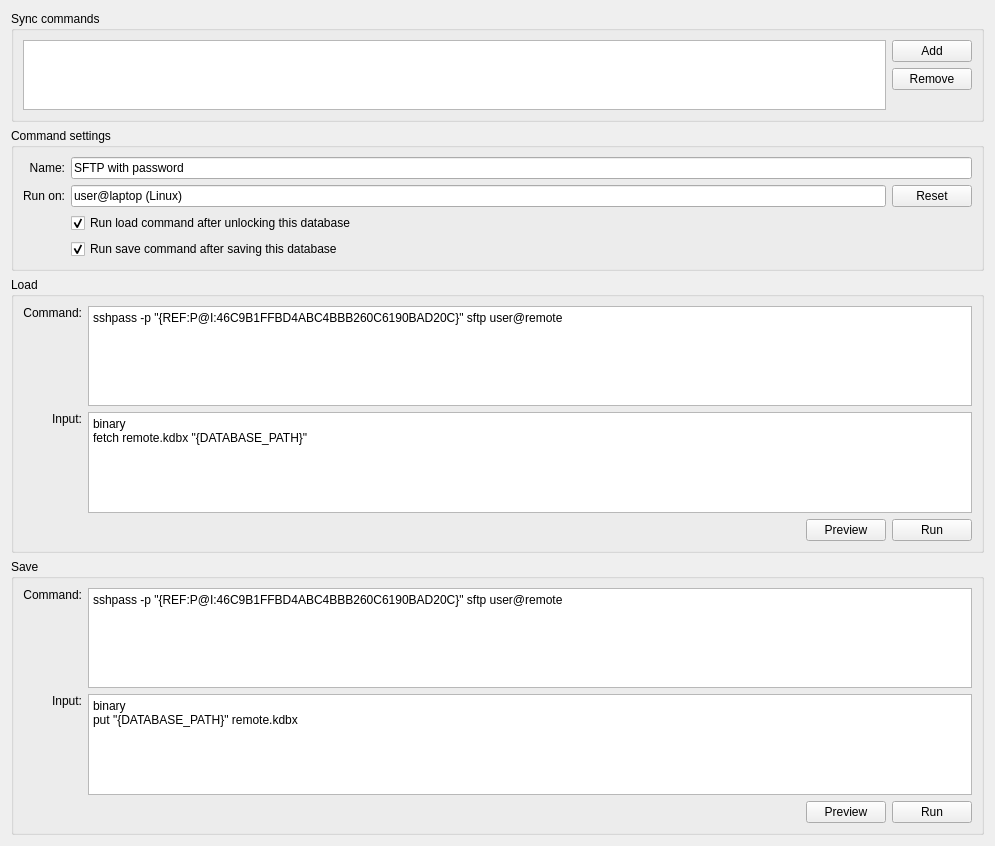
<?xml version="1.0" encoding="UTF-8"?>
<ui version="4.0">
 <class>Form</class>
 <widget class="QWidget" name="Form">
  <property name="geometry">
   <rect>
    <x>0</x>
    <y>0</y>
    <width>995</width>
    <height>846</height>
   </rect>
  </property>
  <property name="windowTitle">
   <string>Form</string>
  </property>
  <layout class="QVBoxLayout" name="verticalLayout">
   <item>
    <widget class="QGroupBox" name="groupBox_2">
     <property name="title">
      <string>Sync commands</string>
     </property>
     <layout class="QVBoxLayout" name="verticalLayout_2">
      <item>
       <layout class="QHBoxLayout" name="horizontalLayout_3">
        <item>
         <widget class="QListView" name="listView_2"/>
        </item>
        <item>
         <layout class="QVBoxLayout" name="verticalLayout_4">
          <item>
           <widget class="QPushButton" name="pushButton_5">
            <property name="text">
             <string>Add</string>
            </property>
           </widget>
          </item>
          <item>
           <widget class="QPushButton" name="pushButton_6">
            <property name="text">
             <string>Remove</string>
            </property>
           </widget>
          </item>
          <item>
           <spacer name="verticalSpacer_2">
            <property name="orientation">
             <enum>Qt::Vertical</enum>
            </property>
            <property name="sizeHint" stdset="0">
             <size>
              <width>20</width>
              <height>40</height>
             </size>
            </property>
           </spacer>
          </item>
         </layout>
        </item>
       </layout>
      </item>
     </layout>
    </widget>
   </item>
   <item>
    <widget class="QGroupBox" name="groupBox_4">
     <property name="title">
      <string>Command settings</string>
     </property>
     <layout class="QGridLayout" name="gridLayout_3">
      <item row="1" column="1">
       <widget class="QLineEdit" name="lineEdit_2">
        <property name="text">
         <string>user@laptop (Linux)</string>
        </property>
       </widget>
      </item>
      <item row="1" column="2">
       <widget class="QPushButton" name="pushButton_7">
        <property name="text">
         <string>Reset</string>
        </property>
       </widget>
      </item>
      <item row="0" column="1" colspan="2">
       <widget class="QLineEdit" name="lineEdit">
        <property name="text">
         <string>SFTP with password</string>
        </property>
       </widget>
      </item>
      <item row="0" column="0">
       <widget class="QLabel" name="label">
        <property name="text">
         <string>Name:</string>
        </property>
        <property name="alignment">
         <set>Qt::AlignRight|Qt::AlignTrailing|Qt::AlignVCenter</set>
        </property>
       </widget>
      </item>
      <item row="1" column="0">
       <widget class="QLabel" name="label_4">
        <property name="text">
         <string>Run on:</string>
        </property>
        <property name="alignment">
         <set>Qt::AlignRight|Qt::AlignTrailing|Qt::AlignVCenter</set>
        </property>
       </widget>
      </item>
      <item row="2" column="1">
       <widget class="QCheckBox" name="checkBox">
        <property name="text">
         <string>Run load command after unlocking this database</string>
        </property>
        <property name="checked">
         <bool>true</bool>
        </property>
       </widget>
      </item>
      <item row="3" column="1" colspan="2">
       <widget class="QCheckBox" name="checkBox_2">
        <property name="text">
         <string>Run save command after saving this database</string>
        </property>
        <property name="checked">
         <bool>true</bool>
        </property>
       </widget>
      </item>
     </layout>
    </widget>
   </item>
   <item>
    <widget class="QGroupBox" name="groupBox">
     <property name="title">
      <string>Load</string>
     </property>
     <layout class="QGridLayout" name="gridLayout">
      <item row="0" column="0">
       <widget class="QLabel" name="label_3">
        <property name="text">
         <string>Command:</string>
        </property>
        <property name="alignment">
         <set>Qt::AlignRight|Qt::AlignTop|Qt::AlignTrailing</set>
        </property>
       </widget>
      </item>
      <item row="0" column="1">
       <widget class="QPlainTextEdit" name="plainTextEdit_7">
        <property name="plainText">
         <string>sshpass -p &quot;{REF:P@I:46C9B1FFBD4ABC4BBB260C6190BAD20C}&quot; sftp user@remote</string>
        </property>
       </widget>
      </item>
      <item row="1" column="0">
       <widget class="QLabel" name="label_7">
        <property name="text">
         <string>Input:</string>
        </property>
        <property name="alignment">
         <set>Qt::AlignRight|Qt::AlignTop|Qt::AlignTrailing</set>
        </property>
       </widget>
      </item>
      <item row="1" column="1">
       <widget class="QPlainTextEdit" name="plainTextEdit_6">
        <property name="plainText">
         <string>binary
fetch remote.kdbx &quot;{DATABASE_PATH}&quot;</string>
        </property>
       </widget>
      </item>
      <item row="2" column="1">
       <layout class="QHBoxLayout" name="horizontalLayout_2">
        <item>
         <spacer name="horizontalSpacer_2">
          <property name="orientation">
           <enum>Qt::Horizontal</enum>
          </property>
          <property name="sizeHint" stdset="0">
           <size>
            <width>40</width>
            <height>20</height>
           </size>
          </property>
         </spacer>
        </item>
        <item>
         <widget class="QPushButton" name="pushButton_3">
          <property name="text">
           <string>Preview</string>
          </property>
          <property name="checkable">
           <bool>true</bool>
          </property>
         </widget>
        </item>
        <item>
         <widget class="QPushButton" name="pushButton_4">
          <property name="text">
           <string>Run</string>
          </property>
         </widget>
        </item>
       </layout>
      </item>
     </layout>
    </widget>
   </item>
   <item>
    <widget class="QGroupBox" name="groupBox_3">
     <property name="title">
      <string>Save</string>
     </property>
     <layout class="QGridLayout" name="gridLayout_2">
      <item row="0" column="0">
       <widget class="QLabel" name="label_2">
        <property name="text">
         <string>Command:</string>
        </property>
        <property name="alignment">
         <set>Qt::AlignRight|Qt::AlignTop|Qt::AlignTrailing</set>
        </property>
       </widget>
      </item>
      <item row="1" column="1">
       <widget class="QPlainTextEdit" name="plainTextEdit_5">
        <property name="plainText">
         <string>binary
put &quot;{DATABASE_PATH}&quot; remote.kdbx</string>
        </property>
       </widget>
      </item>
      <item row="0" column="1">
       <widget class="QPlainTextEdit" name="plainTextEdit_4">
        <property name="plainText">
         <string>sshpass -p &quot;{REF:P@I:46C9B1FFBD4ABC4BBB260C6190BAD20C}&quot; sftp user@remote</string>
        </property>
       </widget>
      </item>
      <item row="1" column="0">
       <widget class="QLabel" name="label_6">
        <property name="text">
         <string>Input:</string>
        </property>
        <property name="alignment">
         <set>Qt::AlignRight|Qt::AlignTop|Qt::AlignTrailing</set>
        </property>
       </widget>
      </item>
      <item row="2" column="1">
       <layout class="QHBoxLayout" name="horizontalLayout">
        <item>
         <spacer name="horizontalSpacer">
          <property name="orientation">
           <enum>Qt::Horizontal</enum>
          </property>
          <property name="sizeHint" stdset="0">
           <size>
            <width>40</width>
            <height>20</height>
           </size>
          </property>
         </spacer>
        </item>
        <item>
         <widget class="QPushButton" name="pushButton_2">
          <property name="text">
           <string>Preview</string>
          </property>
          <property name="checkable">
           <bool>true</bool>
          </property>
         </widget>
        </item>
        <item>
         <widget class="QPushButton" name="pushButton">
          <property name="text">
           <string>Run</string>
          </property>
         </widget>
        </item>
       </layout>
      </item>
     </layout>
    </widget>
   </item>
   <item>
    <spacer name="verticalSpacer">
     <property name="orientation">
      <enum>Qt::Vertical</enum>
     </property>
     <property name="sizeHint" stdset="0">
      <size>
       <width>20</width>
       <height>40</height>
      </size>
     </property>
    </spacer>
   </item>
  </layout>
 </widget>
 <resources/>
 <connections/>
</ui>
